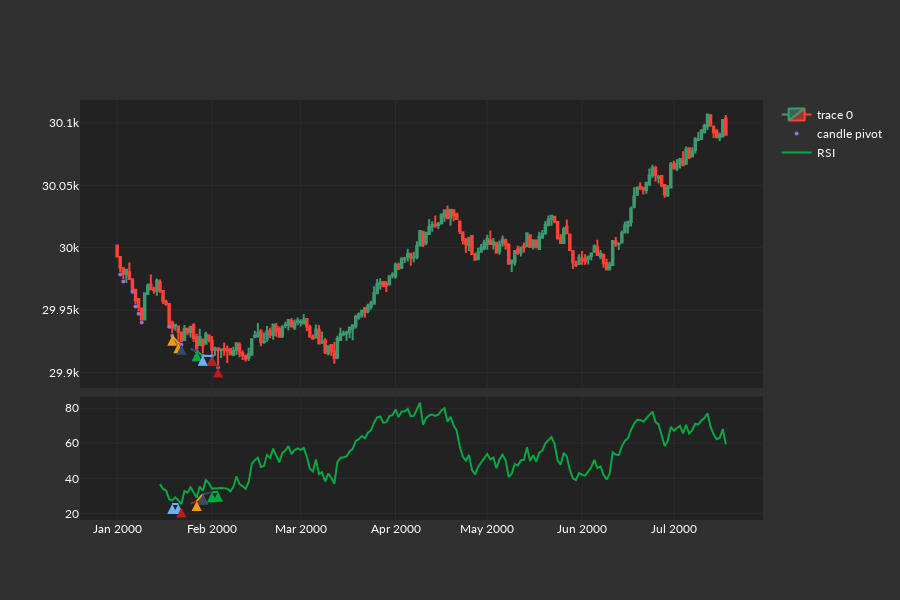

Write notebook code for a chart like this one.
### Code cell
testing(
    # 18,
    # price_range_start=29930,
    # price_range_end=29900,
    lookback=10,
)

### Figure 1 — Plotly figure (JSON) as saved in the notebook; plotly's stock layout.template omitted (floating-point values rounded to 4 significant figures; data arrays with more than 128 entries replaced by an {"elided": "..."} marker saying what was removed)
{"data": [{"close": {"elided": "200 float values"}, "high": {"elided": "200 float values"}, "low": {"elided": "200 float values"}, "open": {"elided": "200 float values"}, "type": "candlestick", "x": {"elided": "200 str values"}, "xaxis": "x", "yaxis": "y"}, {"marker": {"color": "MediumPurple", "size": 4}, "mode": "markers", "name": "candle pivot", "type": "scatter", "x": {"elided": "200 str values"}, "xaxis": "x", "y": {"elided": "200 float values"}, "yaxis": "y"}, {"name": "RSI", "type": "scatter", "x": {"elided": "200 str values"}, "xaxis": "x2", "y": {"elided": "200 float values"}, "yaxis": "y2"}, {"marker": {"size": 10, "symbol": "arrow-up"}, "mode": "markers+lines", "name": "Candle Line Div", "showlegend": false, "type": "scatter", "x": ["2000-01-21T00:00:00", "2000-01-19T00:00:00"], "xaxis": "x", "y": [29920.0, 29930.0], "yaxis": "y"}, {"marker": {"size": 10, "symbol": "arrow-up"}, "mode": "markers+lines", "name": "RSI div", "showlegend": false, "type": "scatter", "x": ["2000-01-21T00:00:00", "2000-01-19T00:00:00"], "xaxis": "x2", "y": [25.4, 25.28], "yaxis": "y2"}, {"marker": {"size": 10, "symbol": "arrow-up"}, "mode": "markers+lines", "name": "Candle Line Div", "showlegend": false, "type": "scatter", "x": ["2000-01-27T00:00:00", "2000-01-22T00:00:00"], "xaxis": "x", "y": [29920.0, 29920.0], "yaxis": "y"}, {"marker": {"size": 10, "symbol": "arrow-up"}, "mode": "markers+lines", "name": "RSI div", "showlegend": false, "type": "scatter", "x": ["2000-01-27T00:00:00", "2000-01-22T00:00:00"], "xaxis": "x2", "y": [27.01, 23.3], "yaxis": "y2"}, {"marker": {"size": 10, "symbol": "arrow-up"}, "mode": "markers+lines", "name": "Candle Line Div", "showlegend": false, "type": "scatter", "x": ["2000-01-29T00:00:00", "2000-01-27T00:00:00"], "xaxis": "x", "y": [29910.0, 29920.0], "yaxis": "y"}, {"marker": {"size": 10, "symbol": "arrow-up"}, "mode": "markers+lines", "name": "RSI div", "showlegend": false, "type": "scatter", "x": ["2000-01-29T00:00:00", "2000-01-27T00:00:00"], "xaxis": "x2", "y": [30.9, 27.01], "yaxis": "y2"}, {"marker": {"size": 10, "symbol": "arrow-up"}, "mode": "markers+lines", "name": "Candle Line Div", "showlegend": false, "type": "scatter", "x": ["2000-02-01T00:00:00", "2000-01-29T00:00:00"], "xaxis": "x", "y": [29910.0, 29910.0], "yaxis": "y"}, {"marker": {"size": 10, "symbol": "arrow-up"}, "mode": "markers+lines", "name": "RSI div", "showlegend": false, "type": "scatter", "x": ["2000-02-01T00:00:00", "2000-01-29T00:00:00"], "xaxis": "x2", "y": [32.11, 30.9], "yaxis": "y2"}, {"marker": {"size": 10, "symbol": "arrow-up"}, "mode": "markers+lines", "name": "Candle Line Div", "showlegend": false, "type": "scatter", "x": ["2000-02-03T00:00:00", "2000-02-01T00:00:00"], "xaxis": "x", "y": [29900.0, 29910.0], "yaxis": "y"}, {"marker": {"size": 10, "symbol": "arrow-up"}, "mode": "markers+lines", "name": "RSI div", "showlegend": false, "type": "scatter", "x": ["2000-02-03T00:00:00", "2000-02-01T00:00:00"], "xaxis": "x2", "y": [32.33, 32.11], "yaxis": "y2"}, {"marker": {"size": 10, "symbol": "arrow-up"}, "mode": "markers+lines", "name": "Candle Line Div", "showlegend": false, "type": "scatter", "x": [], "xaxis": "x", "y": [], "yaxis": "y"}, {"marker": {"size": 10, "symbol": "arrow-up"}, "mode": "markers+lines", "name": "RSI div", "showlegend": false, "type": "scatter", "x": [], "xaxis": "x2", "y": [], "yaxis": "y2"}, {"marker": {"size": 10, "symbol": "arrow-up"}, "mode": "markers+lines", "name": "Candle Line Div", "showlegend": false, "type": "scatter", "x": [], "xaxis": "x", "y": [], "yaxis": "y"}, {"marker": {"size": 10, "symbol": "arrow-up"}, "mode": "markers+lines", "name": "RSI div", "showlegend": false, "type": "scatter", "x": [], "xaxis": "x2", "y": [], "yaxis": "y2"}, {"marker": {"size": 10, "symbol": "arrow-up"}, "mode": "markers+lines", "name": "Candle Line Div", "showlegend": false, "type": "scatter", "x": [], "xaxis": "x", "y": [], "yaxis": "y"}, {"marker": {"size": 10, "symbol": "arrow-up"}, "mode": "markers+lines", "name": "RSI div", "showlegend": false, "type": "scatter", "x": [], "xaxis": "x2", "y": [], "yaxis": "y2"}, {"marker": {"size": 10, "symbol": "arrow-up"}, "mode": "markers+lines", "name": "Candle Line Div", "showlegend": false, "type": "scatter", "x": [], "xaxis": "x", "y": [], "yaxis": "y"}, {"marker": {"size": 10, "symbol": "arrow-up"}, "mode": "markers+lines", "name": "RSI div", "showlegend": false, "type": "scatter", "x": [], "xaxis": "x2", "y": [], "yaxis": "y2"}, {"marker": {"size": 10, "symbol": "arrow-up"}, "mode": "markers+lines", "name": "Candle Line Div", "showlegend": false, "type": "scatter", "x": [], "xaxis": "x", "y": [], "yaxis": "y"}, {"marker": {"size": 10, "symbol": "arrow-up"}, "mode": "markers+lines", "name": "RSI div", "showlegend": false, "type": "scatter", "x": [], "xaxis": "x2", "y": [], "yaxis": "y2"}], "layout": {"height": 600, "xaxis": {"anchor": "y", "domain": [0, 1], "matches": "x2", "rangeslider": {"visible": false}, "showticklabels": false}, "xaxis2": {"anchor": "y2", "domain": [0, 1]}, "yaxis": {"anchor": "x", "domain": [0.314, 1]}, "yaxis2": {"anchor": "x2", "domain": [0, 0.294]}}}
